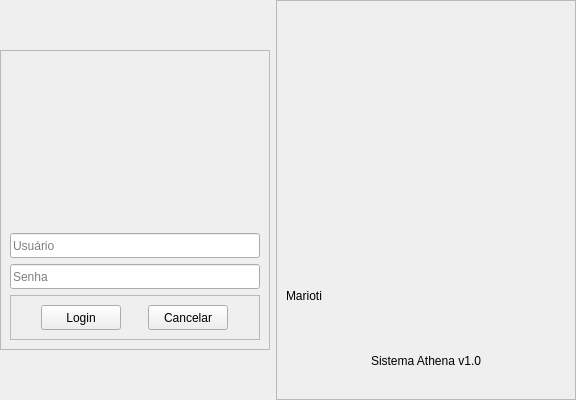
         <widget class="QWidget" name="tabUser">
          <attribute name="icon">
           <iconset resource="rsc.qrc">
            <normaloff>:/imagens/icons/user-rotate.png</normaloff>
            <normalon>:/imagens/icons/user-selected-rotate.png</normalon>:/imagens/icons/user-rotate.png</iconset>
          </attribute>
          <attribute name="title">
           <string/>
          </attribute>
          <layout class="QHBoxLayout" name="horizontalLayout_7">
           <property name="spacing">
            <number>0</number>
           </property>
           <property name="leftMargin">
            <number>0</number>
           </property>
           <property name="topMargin">
            <number>0</number>
           </property>
           <property name="rightMargin">
            <number>0</number>
           </property>
           <property name="bottomMargin">
            <number>0</number>
           </property>
           <item>
            <widget class="QFrame" name="frameAbout_2">
             <property name="frameShape">
              <enum>QFrame::NoFrame</enum>
             </property>
             <property name="frameShadow">
              <enum>QFrame::Plain</enum>
             </property>
             <property name="lineWidth">
              <number>0</number>
             </property>
             <layout class="QHBoxLayout" name="horizontalLayout_9">
              <property name="leftMargin">
               <number>0</number>
              </property>
              <property name="topMargin">
               <number>0</number>
              </property>
              <property name="rightMargin">
               <number>0</number>
              </property>
              <property name="bottomMargin">
               <number>0</number>
              </property>
              <item>
               <widget class="QFrame" name="frame_14">
                <property name="minimumSize">
                 <size>
                  <width>270</width>
                  <height>300</height>
                 </size>
                </property>
                <property name="maximumSize">
                 <size>
                  <width>270</width>
                  <height>300</height>
                 </size>
                </property>
                <property name="frameShape">
                 <enum>QFrame::StyledPanel</enum>
                </property>
                <property name="frameShadow">
                 <enum>QFrame::Raised</enum>
                </property>
                <layout class="QGridLayout" name="gridLayout_5">
                 <item row="2" column="0">
                  <widget class="QLineEdit" name="lineEdit_6">
                   <property name="minimumSize">
                    <size>
                     <width>250</width>
                     <height>25</height>
                    </size>
                   </property>
                   <property name="maximumSize">
                    <size>
                     <width>250</width>
                     <height>25</height>
                    </size>
                   </property>
                   <property name="text">
                    <string/>
                   </property>
                   <property name="placeholderText">
                    <string>Senha</string>
                   </property>
                  </widget>
                 </item>
                 <item row="0" column="0" alignment="Qt::AlignHCenter">
                  <widget class="QFrame" name="frame_13">
                   <property name="minimumSize">
                    <size>
                     <width>170</width>
                     <height>170</height>
                    </size>
                   </property>
                   <property name="maximumSize">
                    <size>
                     <width>170</width>
                     <height>170</height>
                    </size>
                   </property>
                   <property name="frameShape">
                    <enum>QFrame::NoFrame</enum>
                   </property>
                   <property name="frameShadow">
                    <enum>QFrame::Plain</enum>
                   </property>
                   <layout class="QHBoxLayout" name="horizontalLayout_8">
                    <property name="spacing">
                     <number>0</number>
                    </property>
                    <property name="leftMargin">
                     <number>0</number>
                    </property>
                    <property name="topMargin">
                     <number>0</number>
                    </property>
                    <property name="rightMargin">
                     <number>0</number>
                    </property>
                    <property name="bottomMargin">
                     <number>0</number>
                    </property>
                    <item>
                     <widget class="QLabel" name="labelUserIcon">
                      <property name="sizePolicy">
                       <sizepolicy hsizetype="Preferred" vsizetype="Preferred">
                        <horstretch>0</horstretch>
                        <verstretch>140</verstretch>
                       </sizepolicy>
                      </property>
                      <property name="minimumSize">
                       <size>
                        <width>140</width>
                        <height>140</height>
                       </size>
                      </property>
                      <property name="maximumSize">
                       <size>
                        <width>140</width>
                        <height>140</height>
                       </size>
                      </property>
                      <property name="styleSheet">
                       <string notr="true"/>
                      </property>
                      <property name="text">
                       <string/>
                      </property>
                      <property name="pixmap">
                       <pixmap resource="rsc.qrc">:/imagens/icons/user.png</pixmap>
                      </property>
                      <property name="scaledContents">
                       <bool>true</bool>
                      </property>
                     </widget>
                    </item>
                   </layout>
                  </widget>
                 </item>
                 <item row="1" column="0">
                  <widget class="QLineEdit" name="lineEdit_5">
                   <property name="minimumSize">
                    <size>
                     <width>250</width>
                     <height>25</height>
                    </size>
                   </property>
                   <property name="maximumSize">
                    <size>
                     <width>250</width>
                     <height>25</height>
                    </size>
                   </property>
                   <property name="placeholderText">
                    <string>Usuário</string>
                   </property>
                  </widget>
                 </item>
                 <item row="3" column="0">
                  <widget class="QFrame" name="frame_12">
                   <property name="minimumSize">
                    <size>
                     <width>250</width>
                     <height>45</height>
                    </size>
                   </property>
                   <property name="maximumSize">
                    <size>
                     <width>250</width>
                     <height>45</height>
                    </size>
                   </property>
                   <property name="frameShape">
                    <enum>QFrame::StyledPanel</enum>
                   </property>
                   <property name="frameShadow">
                    <enum>QFrame::Raised</enum>
                   </property>
                   <layout class="QHBoxLayout" name="horizontalLayout">
                    <item>
                     <widget class="QPushButton" name="buttonLogin">
                      <property name="minimumSize">
                       <size>
                        <width>80</width>
                        <height>25</height>
                       </size>
                      </property>
                      <property name="maximumSize">
                       <size>
                        <width>80</width>
                        <height>25</height>
                       </size>
                      </property>
                      <property name="text">
                       <string>Login</string>
                      </property>
                     </widget>
                    </item>
                    <item>
                     <widget class="QPushButton" name="buttonCancelLogin">
                      <property name="minimumSize">
                       <size>
                        <width>80</width>
                        <height>25</height>
                       </size>
                      </property>
                      <property name="maximumSize">
                       <size>
                        <width>80</width>
                        <height>25</height>
                       </size>
                      </property>
                      <property name="text">
                       <string>Cancelar</string>
                      </property>
                     </widget>
                    </item>
                   </layout>
                  </widget>
                 </item>
                </layout>
               </widget>
              </item>
              <item>
               <widget class="QFrame" name="frame_3">
                <property name="minimumSize">
                 <size>
                  <width>300</width>
                  <height>400</height>
                 </size>
                </property>
                <property name="maximumSize">
                 <size>
                  <width>300</width>
                  <height>400</height>
                 </size>
                </property>
                <property name="frameShape">
                 <enum>QFrame::StyledPanel</enum>
                </property>
                <property name="frameShadow">
                 <enum>QFrame::Raised</enum>
                </property>
                <layout class="QVBoxLayout" name="verticalLayout_10">
                 <item>
                  <widget class="QLabel" name="label_4">
                   <property name="minimumSize">
                    <size>
                     <width>250</width>
                     <height>250</height>
                    </size>
                   </property>
                   <property name="maximumSize">
                    <size>
                     <width>250</width>
                     <height>250</height>
                    </size>
                   </property>
                   <property name="text">
                    <string/>
                   </property>
                   <property name="pixmap">
                    <pixmap resource="rsc.qrc">:/imagens/logo.png</pixmap>
                   </property>
                   <property name="scaledContents">
                    <bool>true</bool>
                   </property>
                  </widget>
                 </item>
                 <item>
                  <widget class="QLabel" name="label_12">
                   <property name="styleSheet">
                    <string notr="true">font: 75 72pt &quot;Perpetua&quot;;</string>
                   </property>
                   <property name="text">
                    <string>Marioti</string>
                   </property>
                  </widget>
                 </item>
                 <item alignment="Qt::AlignHCenter">
                  <widget class="QLabel" name="label_13">
                   <property name="text">
                    <string>Sistema Athena v1.0</string>
                   </property>
                  </widget>
                 </item>
                </layout>
               </widget>
              </item>
             </layout>
            </widget>
           </item>
          </layout>
         </widget>
